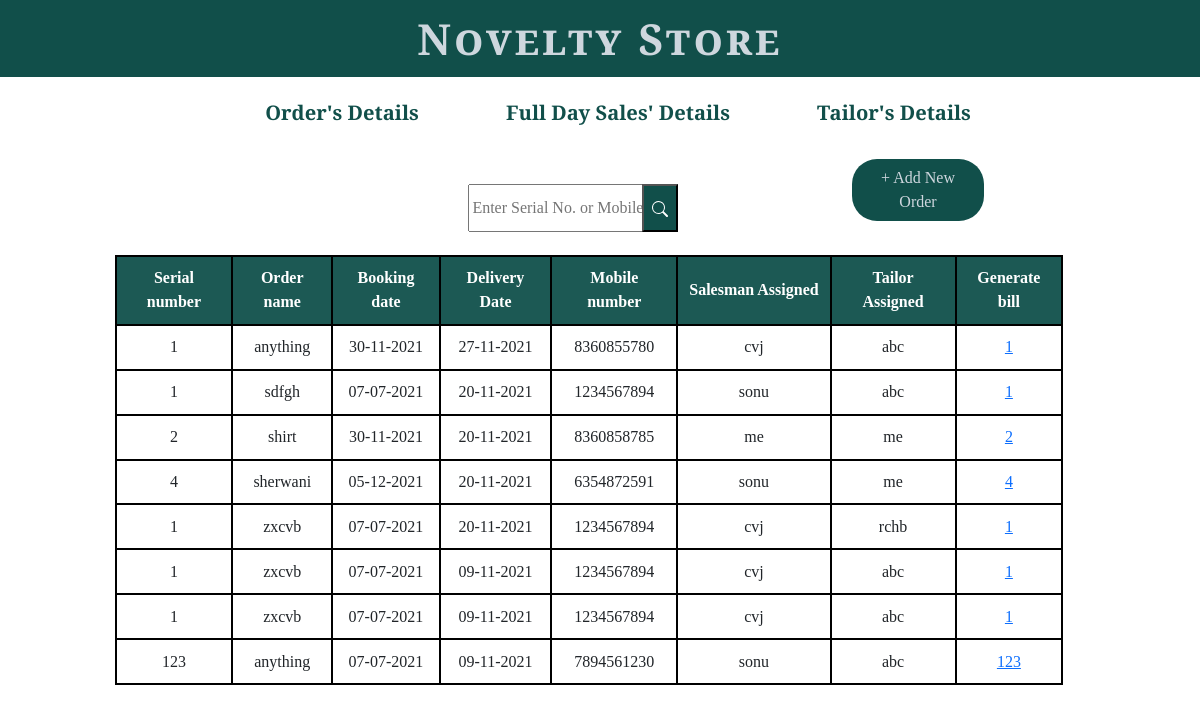
The app's page /completedorders with its own data.
### garments/models.py (models this page shows)
class Completed(models.Model):
    Order_id=models.AutoField(primary_key=True)
    serial_number=models.CharField(max_length=50)
    order_name=models.CharField(max_length=160)
    amount=models.IntegerField()
    salesman_assigned=models.CharField(max_length=100)
    booking_date=models.DateField()
    mobile_number=models.CharField(max_length=12)
    tailor_assigned=models.CharField(max_length=100)
    advance=models.IntegerField()
    order_completed=models.DateField(auto_now=True)

### garments/views.py (the view, shortened to what this page needs)
# urls.py: path('completedorders', views.Completedorders)
def Completedorders(request):
    x=Completed.objects.all().order_by('-order_completed')
    context={'pend':x}
    return render(request,'complete.html',context)

### templates/complete.html (shortened to what this page needs)
{% extends 'base.html' %}
{% block add%}neworder{% endblock add %}
{% block what %}Order{% endblock what %}
{% block stylesheet%}
<link rel='stylesheet' href='../static/css/orders.css'>
<link rel='stylesheet' href='../static/css/pending.css'>
{% endblock stylesheet%}
{% block body %}
<div class="container">
<form method='POST' >
<input type="text" placeholder="Enter Serial No. or Mobile No." id="in" name="inp">
<button type="submit" class="btn0" role="button" id='search'></button>
</form>
{% if pend %}
<table>
	<tr>
		<th>Serial number</th>
		<th>Order name</th>
		<th>Booking date</th>
    	<th>Delivery Date</th>
    	<th>Mobile number</th>
		<th> Salesman Assigned</th>
		<th>Tailor Assigned</th>
    	<th>Generate bill</th>
     </tr>
    {% for x in pend%}
		<tr>
		    <td>{{x.serial_number}}</td>
		    <td>{{x.order_name}}</td>
        	<td>{{x.booking_date}}</td>
        	<td>{{x.order_completed}}</td>
        	<td>{{x.mobile_number}}</td>
			<td>{{x.tailor_assigned}}</td>
			<td>{{x.salesman_assigned}}</td>
			<td><a href='generatebill/{{x.Order_id}}' target='_blank'>{{x.serial_number}}</a></td>
		</tr>
	{% endfor %}
</table>
{% else %}
    <h2>No Completed Orders</h2>
{% endif %}
</div>
{% endblock body%}

### static/css/base.css (style rules this page uses)
* { font-family: 'Playfair Display', serif; }
body { background-color: rgba(227, 230, 238, 0.9); }

### static/css/orders.css (style rules this page uses)
table { margin-left: 6.5%; width: 85%; margin-top: 3%; }
tbody, td, tfoot, th, thead, tr { padding:1%; text-align:center; border: 2px double #000000; font-family: fangsong; }
tr th { background: #1c5954; color: #ffffff; }
#in { margin-left: 35.5%; position: absolute; top: 23%; width: 15%; height: 6%; padding: 0.2%; }
.btn0 { background-color:#114f4a; color: white; margin-left: 50%; position: absolute; top: 23%; width: 3%; height: 6%; }

### records on screen
Completed: serial_number "1", order_name "anything", booking_date "30-11-2021", order_completed "27-11-2021", mobile_number "8360855780", tailor_assigned "cvj", salesman_assigned "abc"
Completed: serial_number "1", order_name "sdfgh", booking_date "07-07-2021", order_completed "20-11-2021", mobile_number "1234567894", tailor_assigned "sonu", salesman_assigned "abc"
Completed: serial_number "2", order_name "shirt", booking_date "30-11-2021", order_completed "20-11-2021", mobile_number "8360858785", tailor_assigned "me", salesman_assigned "me"
Completed: serial_number "4", order_name "sherwani", booking_date "05-12-2021", order_completed "20-11-2021", mobile_number "6354872591", tailor_assigned "sonu", salesman_assigned "me"
Completed: serial_number "1", order_name "zxcvb", booking_date "07-07-2021", order_completed "20-11-2021", mobile_number "1234567894", tailor_assigned "cvj", salesman_assigned "rchb"
Completed: serial_number "1", order_name "zxcvb", booking_date "07-07-2021", order_completed "09-11-2021", mobile_number "1234567894", tailor_assigned "cvj", salesman_assigned "abc"
Completed: serial_number "1", order_name "zxcvb", booking_date "07-07-2021", order_completed "09-11-2021", mobile_number "1234567894", tailor_assigned "cvj", salesman_assigned "abc"
Completed: serial_number "123", order_name "anything", booking_date "07-07-2021", order_completed "09-11-2021", mobile_number "7894561230", tailor_assigned "sonu", salesman_assigned "abc"
